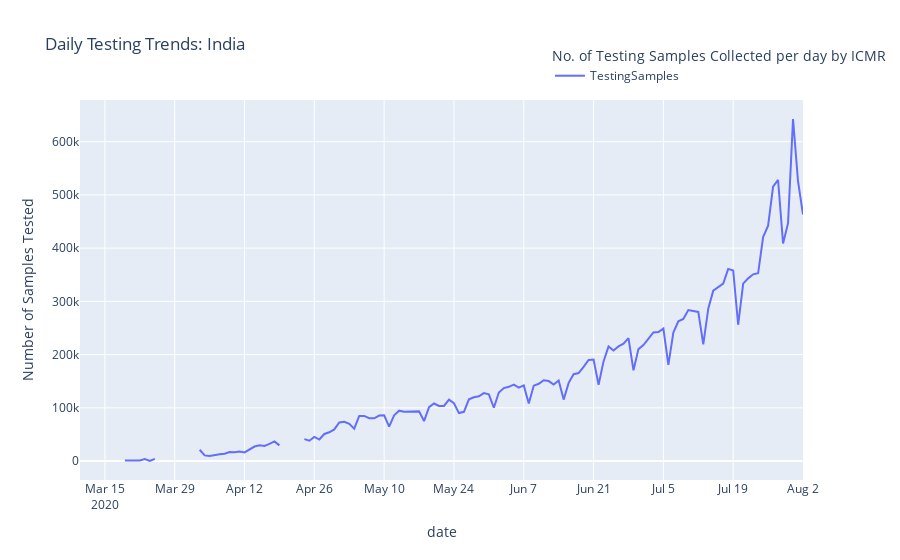

The notebook cell this image was saved under:
### Markdown cell above
### India Testing Statistics
The comparison of the graphs of the amount of Testing Done and the confirmed Cases each day can be a good indicator of whether enough testing is being done. If the curves are very close by it can indicate that not enough people are getting tested. Visualising the Daily confirmed cases and Testing Samples collected on a semi-log graph shows that the number of confirmed cases per day is increasing at a faster rate than the Testing Rate although this is understandably skewed due to the log axis. <br>
Looking at the comparison and observing the sharp increase in samples collected, we can say that testing is finally being done on a larger scale. (Testing Data from 03-13. Sharper increase in April). <br>
Also observe the weekly seasonality in testing samples collected.

### Code cell
fig = india_data[['TestingSamples']].iloc[40:].diff(
    1).plot(title=' Daily Testing Trends: India')
fig.update_layout(yaxis=dict(title='Number of Samples Tested'),
                  legend_title_text='No. of Testing Samples Collected per day by ICMR', legend=dict(x=.65, y=1.15))

### Figure 1 — Plotly figure (JSON) as saved in the notebook; plotly's stock layout.template omitted (floating-point values rounded to 4 significant figures; data arrays with more than 128 entries replaced by an {"elided": "..."} marker saying what was removed)
{"data": [{"hovertemplate": "variable=TestingSamples<br>date=%{x}<br>value=%{y}<extra></extra>", "legendgroup": "TestingSamples", "line": {"color": "#636efa", "dash": "solid"}, "mode": "lines", "name": "TestingSamples", "orientation": "v", "showlegend": true, "type": "scatter", "x": {"elided": "146 str values"}, "xaxis": "x", "y": {"elided": "146 int values"}, "yaxis": "y"}], "layout": {"legend": {"title": {"text": "No. of Testing Samples Collected per day by ICMR"}, "tracegroupgap": 0, "x": 0.65, "y": 1.15}, "title": {"text": " Daily Testing Trends: India"}, "xaxis": {"anchor": "y", "domain": [0, 1], "title": {"text": "date"}}, "yaxis": {"anchor": "x", "domain": [0, 1], "title": {"text": "Number of Samples Tested"}}}}
